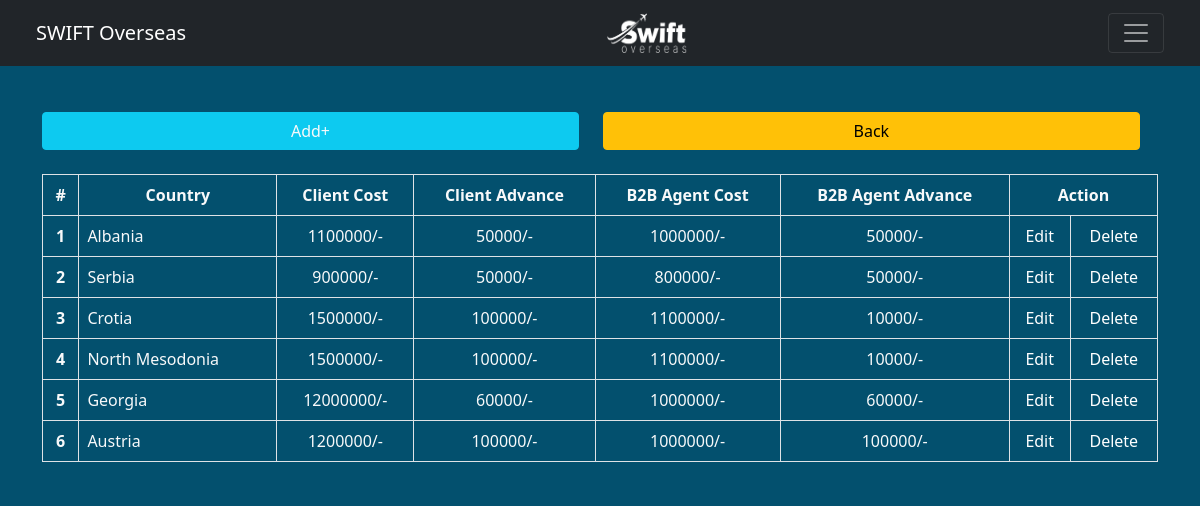
Page /countryCost.php on the committed database.
### tables this page shows
CREATE TABLE `tb_countrydetails` (
  `id` int(11) NOT NULL,
  `countryName` varchar(255) DEFAULT NULL,
  `clientCost` int(11) DEFAULT NULL,
  `clientAdvance` int(11) DEFAULT NULL,
  `agentCost` int(11) DEFAULT NULL,
  `agentAdvance` int(11) DEFAULT NULL
);

### countryCost.php (the view, shortened to what this page needs)
<!DOCTYPE html>
<html lang="en">
<head>
    <link href="https://cdn.jsdelivr.net/npm/bootstrap@5.0.2/dist/css/bootstrap.min.css" rel="stylesheet">
    <link rel="stylesheet" href="css/countryCost.css">
    <link rel="stylesheet" href="css/grid.css">
</head>
<body>
<?php
    include 'controller/dbconfig.php';
    include 'dashboardmenu.php';
?>
<br>
<br>
<section id="button-section">
    <div class="container">
        <div class="row">
            <div class="span_1_of_2"><button href="#add-cost-section" class="btn btn-info text-light" data-bs-toggle="collapse">Add+</button></div>
            <div class="span_1_of_2"><a href="dashboard"><button type="submit" class="btn btn-warning">Back</button></a></div>
        </div>
    </div>
</section>
<br>
<section id="data-show-section" class="data-show">
    <div class="container">
        <div class="row">
            <div class="col-md-12">
                <table class="table table-hover text-light table-bordered">
                    <thead>
                        <tr class="text-center">
                        <th scope="col" >#</th>
                        <th scope="col" >Country</th>
                        <th scope="col" >Client Cost</th>
                        <th scope="col" >Client Advance</th>
                        <th scope="col" >B2B Agent Cost</th>
                        <th scope="col" >B2B Agent Advance</th>
                        <th scope="col" colspan="2">Action</th>
                        </tr>
                    </thead>
                    <tbody>
                        <?php
                            $sl = 1;
                            $sqlData = "SELECT * FROM `tb_countrydetails`";
                            $sqlResult = mysqli_query($conn, $sqlData);
                            while($row = mysqli_fetch_array($sqlResult))
                            {?>
                        <tr>
                            <th scope="row"  class="text-center"><?php echo $sl; $cid = $row['id']; ?></th>
                            <td><?php echo $row['countryName']; ?></td>
                            <td class="text-center"><?php echo $row['clientCost']; ?>/-</td>
                            <td class="text-center"><?php echo $row['clientAdvance'] ?>/-</td>
                            <td class="text-center"><?php echo $row['agentCost'] ?>/-</td>
                            <td class="text-center"><?php echo $row['agentAdvance'] ?>/-</td>
                            <td class="text-center"><a href="countryCostEdit.php?userid=<?php echo $cid; ?>" >Edit</a></td>
                            <td class="text-center"><a href="#">Delete</a></td>
                        </tr>
                        <?php $sl++; } ?>
                    </tbody>
                </table>
            </div>
        </div>
    </div>
</section>
</body>
</html>

### dashboardmenu.php (shortened to what this page needs)
<section id="navbar-section">
  <div class="container">
    <div class="row">
      <nav class="navbar navbar-dark bg-dark fixed-top">
        <div class="container-fluid">
          <a class="navbar-brand" href="index">SWIFT Overseas</a>
          <a class="navbar-brand" href="dashboard">
                  <img src="img/Swift-Overseas-logo-wh.png" width="80" height="40" alt="">
              </a>
          <button class="navbar-toggler" type="button" data-bs-toggle="offcanvas" data-bs-target="#offcanvasNavbar" aria-controls="offcanvasNavbar">
            <span class="navbar-toggler-icon"></span>
          </button>
        </div>
      </nav>
    </div>
  </div>
</section>

### css/countryCost.css (style rules this page uses)
body { background: #03506e; }
#button-section button { width: 100%; }
tr td a { text-decoration: none; color: #ffffff; }

### css/grid.css (style rules this page uses)
.row:before, .row:after { content:""; display:table; }
.row:after { clear:both; }
.row { zoom:1; }
.span_1_of_2 { width: 49.2%; }

### rows in the picture
tb_countrydetails: countryName "Albania", clientCost "1100000", clientAdvance "50000", agentCost "1000000", agentAdvance "50000"
tb_countrydetails: countryName "Serbia", clientCost "900000", clientAdvance "50000", agentCost "800000", agentAdvance "50000"
tb_countrydetails: countryName "Crotia", clientCost "1500000", clientAdvance "100000", agentCost "1100000", agentAdvance "10000"
tb_countrydetails: countryName "North Mesodonia", clientCost "1500000", clientAdvance "100000", agentCost "1100000", agentAdvance "10000"
tb_countrydetails: countryName "Georgia", clientCost "12000000", clientAdvance "60000", agentCost "1000000", agentAdvance "60000"
tb_countrydetails: countryName "Austria", clientCost "1200000", clientAdvance "100000", agentCost "1000000", agentAdvance "100000"
